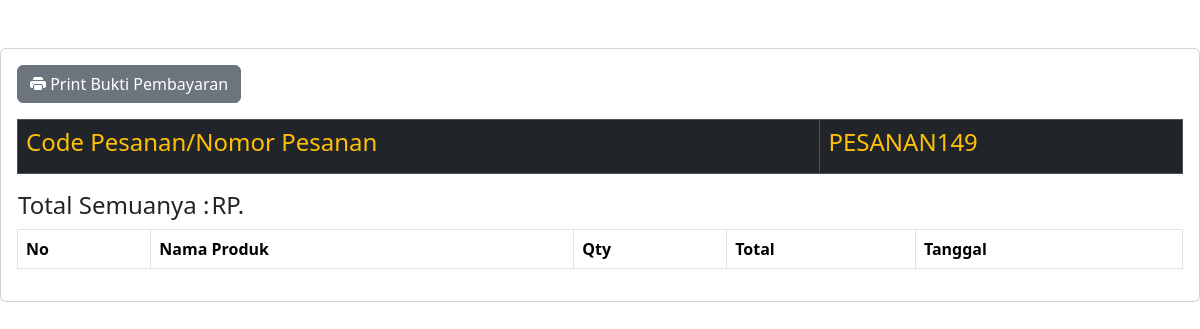
The app's page /app/bukti.php (signed in), older data.
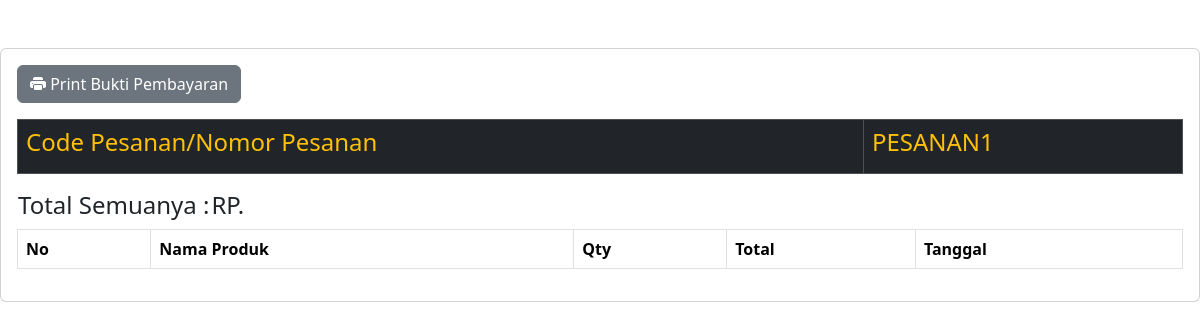
The same page, newer data.
### tables this page shows
CREATE TABLE `keranjang_detail` (
  `id` int(11) NOT NULL,
  `kode_pesanan` varchar(255) NOT NULL,
  `nama_produk` varchar(255) NOT NULL,
  `qty` int(100) NOT NULL,
  `total` int(255) NOT NULL
);

### app/bukti.php (the view, shortened to what this page needs)
<?php
	include "koneksi.php";
	if (!isset($_SESSION['order_code'])) {
		$kode=$konek->query("select * from keranjang_detail order by id desc");
		$kod=$kode->fetch_array();
		$new_order_code = "PESANAN" . ($kod['id'] + 1);
	}
	else {
	    $new_order_code = $_SESSION['order_code'];
	}
?>
<div>
	<div class="row mt-5">
		<div class="col-sm-12">
			<div class="card card-black mb-3">
				<div class="card-body">
					<div class="row g-3 align-items-center mb-3">
						<div class="col-auto">
						    <button class="btn btn-secondary" onclick="printDiv('div1')">
								<i class="bi bi-printer-fill"></i> Print Bukti Pembayaran
							</button>
						</div>
					</div>
					<div id="div1">
						<table class="table table-bordered table-dark text-warning">
							<th class="text-warning"><h4>Code Pesanan/Nomor Pesanan</h4></th>
							<th class="text-warning"><h4><?= $new_order_code ?></h4></th>
						</table>
						<table>
							<th><h4>Total Semuanya : </h4></th>
							<td colspan="2"> <h4> RP.
								<?php
                                    $total =  mysqli_query($konek, "SELECT SUM(total) AS value_sum FROM keranjang_detail  WHERE kode_pesanan = '$new_order_code'");
                                    $row = mysqli_fetch_assoc($total);
									$sum = $row['value_sum'];
								?>
                				<?php echo $sum ?></h4>
							</td>
						</table>
					    <table class="table table-bordered">
						    <thead>
								<th scope="col">No</tH>
								<th>Nama Produk</th>
								<th>Qty</th>
								<th>Total</th>
								<th>Tanggal</th>
							</thead>
								<?php
								    include "boot.php";
								?>
						</table>
					</div>
				</div>
			</div>
		</div>
	</div>
</div>

Row changes from the older to the newer data that the page shows:
removed keranjang_detail: id "PESANAN149"
Text that changed along with them:
$new_order_code: (not shown) → "PESANAN1"
